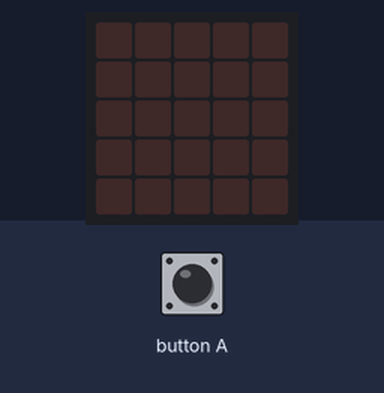
Simulated run of this program. Board: BBC micro:bit (MakeCode). Parts: the board's 5×5 LED display. Inputs (shaded band) come from the test bench. Random numbers come from a fixed seed.

Above: at 1.2 s.
1.3 s: button A pressed for 0.15 s
At 4.2 s:
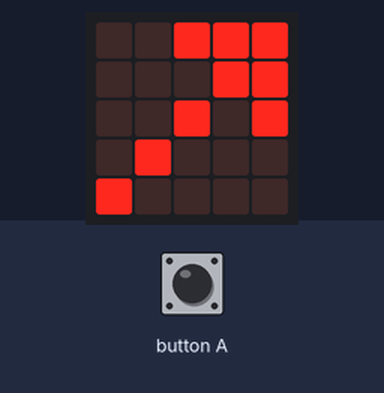
4.4 s: button A pressed for 0.15 s
At 7.2 s:
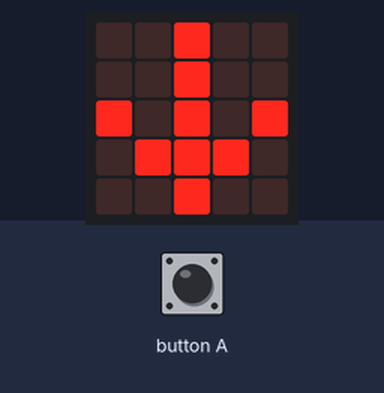
7.5 s: button A pressed for 0.15 s
At 10.8 s:
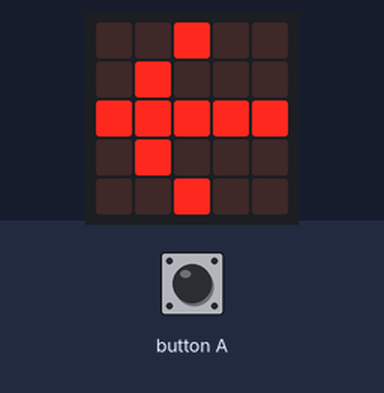
Timing chart, 0 to 12.3 s (numbered marks = the images above; inputs shaded):
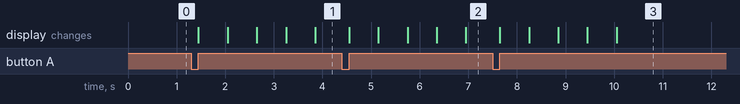

The program:

main.ts
```typescript
let sel = 0
input.onButtonPressed(Button.A, function () {
    basic.showIcon(IconNames.Diamond)
    basic.showIcon(IconNames.SmallDiamond)
    basic.showIcon(IconNames.Diamond)
    basic.showIcon(IconNames.SmallDiamond)
    sel = randint(1, 7)
    if (sel == 1) {
        basic.showArrow(ArrowNames.North)
    } else if (sel == 2) {
        basic.showArrow(ArrowNames.NorthEast)
    } else if (sel == 3) {
        basic.showArrow(ArrowNames.East)
    } else if (sel == 4) {
        basic.showArrow(ArrowNames.SouthEast)
    } else if (sel == 5) {
        basic.showArrow(ArrowNames.South)
    } else if (sel == 6) {
        basic.showArrow(ArrowNames.SouthWest)
    } else if (sel == 7) {
        basic.showArrow(ArrowNames.West)
    } else {
        basic.showArrow(ArrowNames.NorthWest)
    }
})
```

test.ts
```typescript
// aquí va el archivo "tests"; esto no se compilará cuando este paquete se utilice como una extensión.
```

Measured:
- after the input at 1.3 s, the display: first changes after 0.15 s (image 1 shows a later state)
- after the input at 4.4 s, the display: first changes after 0.15 s (image 2 shows a later state)
- after the input at 7.5 s, the display: first changes after 0.15 s (image 3 shows a later state)
